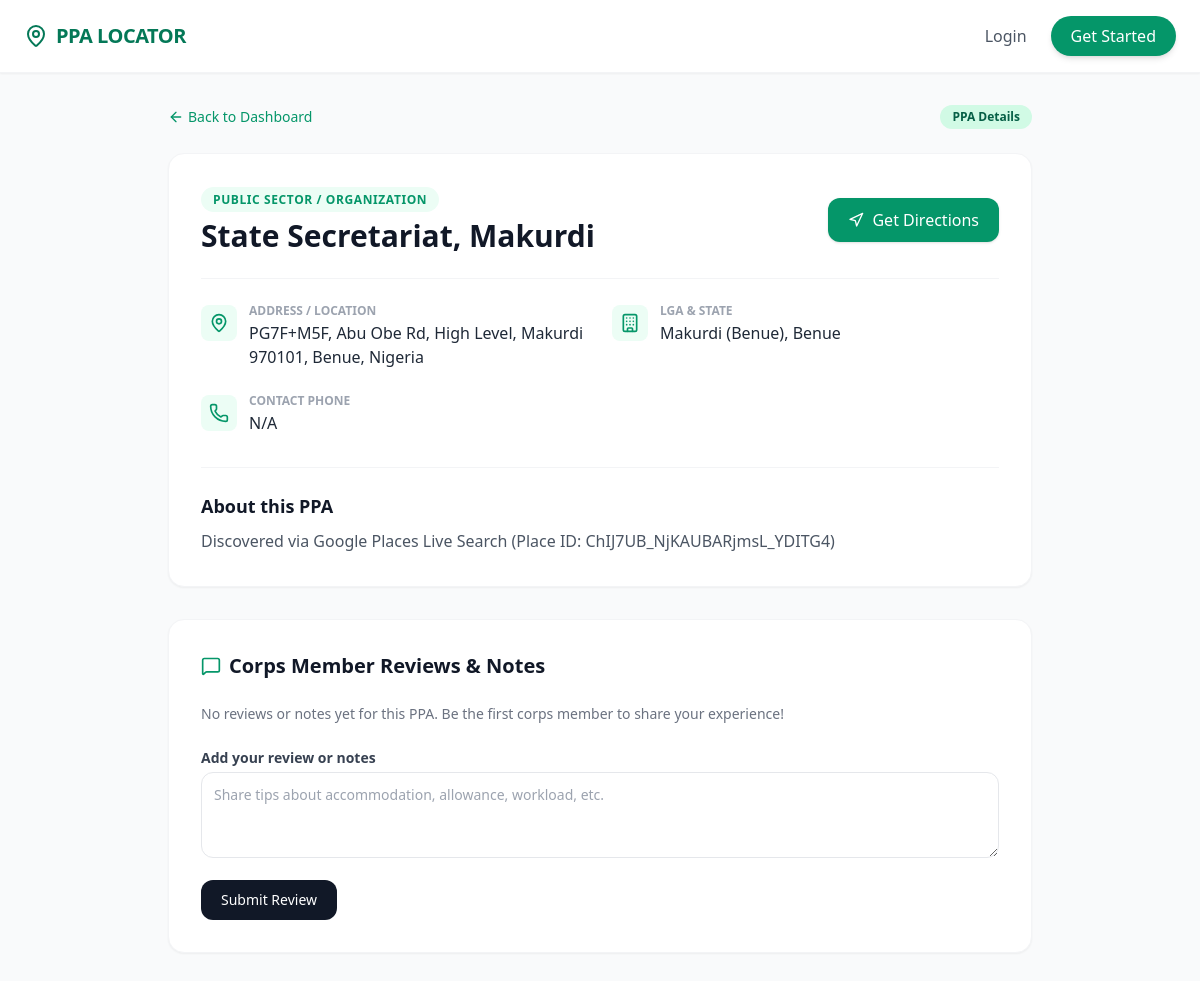
The page /ppas/65/ on the database its author committed.
### ppas/models.py (models this page shows, shortened)
class PPA(models.Model):
    CATEGORY_CHOICES = [
        ('Education', 'Education'),
        ('Public Sector', 'Public Sector'),
        ('Private Sector', 'Private Sector'),
        ('NGO', 'NGO'),
        ('Healthcare', 'Healthcare'),
    ]
    name = models.CharField(max_length=255, db_index=True)
    state = models.ForeignKey(State, on_delete=models.CASCADE, db_index=True)
    lga = models.ForeignKey(LGA, on_delete=models.CASCADE, db_index=True)
    address = models.TextField()
    category = models.CharField(max_length=50, choices=CATEGORY_CHOICES, default='Public Sector')
    latitude = models.FloatField(blank=True, null=True)
    longitude = models.FloatField(blank=True, null=True)
    google_maps_url = models.URLField(max_length=500, blank=True, null=True)
    phone = models.CharField(max_length=50, blank=True, null=True)
    email = models.EmailField(blank=True, null=True)
    description = models.TextField(blank=True, null=True, default='')
    verified = models.BooleanField(default=False)
    created_at = models.DateTimeField(auto_now_add=True)
    updated_at = models.DateTimeField(auto_now=True)
    class Meta:
        indexes = [
            models.Index(fields=['state', 'lga']),
            models.Index(fields=['name']),
        ]

### locations/models.py (models this page shows)
class LGA(models.Model):
    state = models.ForeignKey(State, on_delete=models.CASCADE, related_name="lgas")
    name = models.CharField(max_length=100)
    class Meta:
        ordering = ['name']
        unique_together = ('state', 'name')
    def __str__(self):
        return f"{self.name} ({self.state.name})"

class State(models.Model):
    name = models.CharField(max_length=100, unique=True)
    class Meta:
        ordering = ['name']
    def __str__(self):
        return self.name

### ppas/views.py (the view, shortened to what this page needs)
# urls.py: path('ppas/<int:pk>/', views.ppa_detail, name='ppa_detail'),
def ppa_detail(request, pk):
    ppa = get_object_or_404(PPA.objects.select_related('state', 'lga'), pk=pk)
    reviews = ppa.reviews.select_related('user').order_by('-created_at')
    return render(request, 'ppas/detail.html', {
        'ppa': ppa,
        'reviews': reviews,
    })

### config/context_processors.py (called while the page is built)
def google_maps_api(request):
    return {
        'GOOGLE_MAPS_API_KEY': os.getenv('GOOGLE_MAPS_API_KEY', '')
    }

### templates/ppas/detail.html (shortened to what this page needs)
{% extends 'base.html' %}
{% block content %}
<div class="max-w-4xl mx-auto px-4 py-8">
    <div class="mb-6 flex items-center justify-between">
        <a href="{% url 'dashboard' %}" class="inline-flex items-center text-sm font-medium text-emerald-600 hover:text-emerald-700 transition">
            <i data-lucide="arrow-left" class="w-4 h-4 mr-1"></i> Back to Dashboard
        </a>
        <span class="inline-flex items-center px-3 py-1 rounded-full text-xs font-semibold bg-emerald-100 text-emerald-800">
            PPA Details
        </span>
    </div>
    <div class="bg-white rounded-2xl shadow-sm border border-gray-100 overflow-hidden mb-8">
        <div class="p-8">
            <div class="flex flex-col md:flex-row md:items-center justify-between gap-4 mb-6">
                <div>
                    <span class="text-xs font-bold tracking-wider text-emerald-600 uppercase bg-emerald-50 px-3 py-1 rounded-full">
                        {{ ppa.category|default:"Organization / PPA" }}
                    </span>
                    <h1 class="text-3xl font-extrabold text-gray-900 mt-2">{{ ppa.name }}</h1>
                </div>
                {% if ppa.latitude and ppa.longitude %}
                <a href="https://www.google.com/maps/search/?api=1&query={{ ppa.latitude }},{{ ppa.longitude }}" target="_blank" class="inline-flex items-center justify-center px-5 py-2.5 bg-emerald-600 hover:bg-emerald-700 text-white font-medium rounded-xl shadow transition gap-2">
                    <i data-lucide="navigation" class="w-4 h-4"></i> Get Directions
                </a>
                {% endif %}
            </div>
            <div class="grid grid-cols-1 md:grid-cols-2 gap-6 pt-6 border-t border-gray-100">
                <div class="flex items-start space-x-3">
                    <div class="p-2 bg-emerald-50 rounded-lg text-emerald-600 mt-0.5">
                        <i data-lucide="map-pin" class="w-5 h-5"></i>
                    </div>
                    <div>
                        <p class="text-xs font-bold text-gray-400 uppercase">Address / Location</p>
                        <p class="text-gray-800 font-medium mt-0.5">{{ ppa.address|default:"Address not specified" }}</p>
                    </div>
                </div>
                <div class="flex items-start space-x-3">
                    <div class="p-2 bg-emerald-50 rounded-lg text-emerald-600 mt-0.5">
                        <i data-lucide="building" class="w-5 h-5"></i>
                    </div>
                    <div>
                        <p class="text-xs font-bold text-gray-400 uppercase">LGA & State</p>
                        <p class="text-gray-800 font-medium mt-0.5">{{ ppa.lga|default:"N/A" }}, {{ ppa.state|default:"N/A" }}</p>
                    </div>
                </div>
                {% if ppa.contact_phone or ppa.phone %}
                <div class="flex items-start space-x-3">
                    <div class="p-2 bg-emerald-50 rounded-lg text-emerald-600 mt-0.5">
                        <i data-lucide="phone" class="w-5 h-5"></i>
                    </div>
                    <div>
                        <p class="text-xs font-bold text-gray-400 uppercase">Contact Phone</p>
                        <p class="text-gray-800 font-medium mt-0.5">{{ ppa.contact_phone|default:ppa.phone }}</p>
                    </div>
                </div>
                {% endif %}
            </div>
            {% if ppa.description %}
            <div class="mt-8 pt-6 border-t border-gray-100">
                <h3 class="text-lg font-bold text-gray-900 mb-2">About this PPA</h3>
                <p class="text-gray-600 leading-relaxed">{{ ppa.description }}</p>
            </div>
            {% endif %}
        </div>
    </div>
    <div class="bg-white rounded-2xl shadow-sm border border-gray-100 p-8">
        <div class="flex items-center justify-between mb-6">
            <h3 class="text-xl font-bold text-gray-900 flex items-center gap-2">
                <i data-lucide="message-square" class="w-5 h-5 text-emerald-600"></i> Corps Member Reviews & Notes
            </h3>
        </div>
        {% if reviews %}
            <div class="space-y-4 mb-8">
                {% for review in reviews %}
                    <div class="p-4 rounded-xl bg-gray-50 border border-gray-100">
                        <div class="flex items-center justify-between mb-2">
                            <span class="font-semibold text-gray-800 text-sm">{{ review.user.get_full_name|default:review.user.username }}</span>
                            <span class="text-xs text-gray-400">{{ review.created_at|date:"M d, Y" }}</span>
                        </div>
                        <p class="text-gray-600 text-sm">{{ review.comment|default:review.content }}</p>
                    </div>
                {% endfor %}
            </div>
        {% else %}
            <p class="text-gray-500 text-sm mb-6">No reviews or notes yet for this PPA. Be the first corps member to share your experience!</p>
        {% endif %}
        <form method="post" class="space-y-4">
            <div>
                <label for="comment" class="block text-sm font-semibold text-gray-700 mb-1">Add your review or notes</label>
                <textarea name="comment" id="comment" rows="3" class="w-full rounded-xl border border-gray-200 p-3 focus:outline-none focus:ring-2 focus:ring-emerald-500 text-sm" placeholder="Share tips about accommodation, allowance, workload, etc."></textarea>
            </div>
            <button type="submit" class="px-5 py-2.5 bg-gray-900 hover:bg-gray-800 text-white font-medium rounded-xl text-sm transition">
                Submit Review
            </button>
        </form>
    </div>
</div>
{% endblock %}

### templates/base.html (shortened to what this page needs)
<!DOCTYPE html>
<html lang="en" class="scroll-smooth">
<head>
    <script src="https://cdn.tailwindcss.com"></script>
</head>
<body class="bg-gray-50 text-gray-900 font-sans antialiased flex flex-col min-h-screen">
    <nav class="bg-white border-b border-gray-100 shadow-sm px-6 py-4 sticky top-0 z-50">
        <div class="flex justify-between items-center">
            <div class="font-bold text-xl tracking-tight text-emerald-700 flex items-center gap-2">
                <i data-lucide="map-pin"></i> PPA LOCATOR
            </div>
            <div class="hidden md:flex space-x-6 items-center">
                {% if user.is_authenticated %}
                    <a href="{% url 'dashboard' %}" class="text-gray-600 hover:text-emerald-600 transition">Dashboard</a>
                    <a href="{% url 'search_ppa' %}" class="text-gray-600 hover:text-emerald-600 transition">Search PPA</a>
                    <a href="{% url 'profile' %}" class="text-gray-600 hover:text-emerald-600 transition">Profile</a>
                    <form method="post" action="{% url 'logout' %}">{% csrf_token %}<button class="text-gray-600 hover:text-red-600 transition">Logout</button></form>
                {% else %}
                    <a href="{% url 'login' %}" class="text-gray-600 hover:text-emerald-600 transition">Login</a>
                    <a href="{% url 'register' %}" class="bg-emerald-600 text-white px-5 py-2 rounded-full hover:bg-emerald-700 transition shadow-md">Get Started</a>
                {% endif %}
            </div>
        </div>
    </nav>
    <main class="flex-grow">
        {% block content %}{% endblock %}
    </main>
</body>
</html>

### rows shown on the page
PPA: category "PUBLIC SECTOR / ORGANIZATION", name "State Secretariat, Makurdi", address "PG7F+M5F, Abu Obe Rd, High Level, Makurdi 970101, Benue, Nigeria", lga "Makurdi (Benue)", state "Benue", contact_phone "N/A", description "Discovered via Google Places Live Search (Place ID: ChIJ7UB_NjKAUBARjmsL_YDITG4)"
